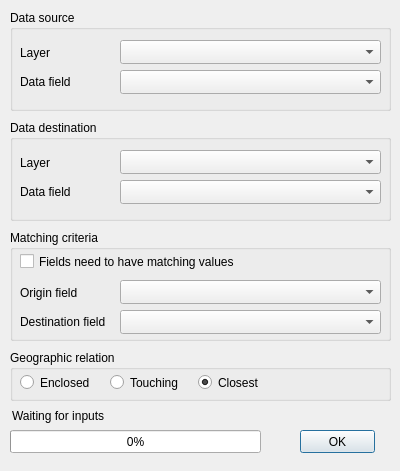
<?xml version="1.0" encoding="UTF-8"?>
<ui version="4.0">
 <class>simple_tag</class>
 <widget class="QDialog" name="simple_tag">
  <property name="geometry">
   <rect>
    <x>0</x>
    <y>0</y>
    <width>400</width>
    <height>471</height>
   </rect>
  </property>
  <property name="font">
   <font>
    <pointsize>9</pointsize>
   </font>
  </property>
  <property name="windowTitle">
   <string>AequilibraE  -  Simple TAG</string>
  </property>
  <widget class="QGroupBox" name="groupBox">
   <property name="geometry">
    <rect>
     <x>10</x>
     <y>10</y>
     <width>381</width>
     <height>101</height>
    </rect>
   </property>
   <property name="title">
    <string>Data source</string>
   </property>
   <widget class="QComboBox" name="fromfield">
    <property name="geometry">
     <rect>
      <x>110</x>
      <y>60</y>
      <width>261</width>
      <height>24</height>
     </rect>
    </property>
   </widget>
   <widget class="QComboBox" name="fromlayer">
    <property name="geometry">
     <rect>
      <x>110</x>
      <y>30</y>
      <width>261</width>
      <height>24</height>
     </rect>
    </property>
   </widget>
   <widget class="QLabel" name="label_2">
    <property name="geometry">
     <rect>
      <x>10</x>
      <y>64</y>
      <width>121</width>
      <height>16</height>
     </rect>
    </property>
    <property name="text">
     <string>Data field</string>
    </property>
   </widget>
   <widget class="QLabel" name="label">
    <property name="geometry">
     <rect>
      <x>10</x>
      <y>35</y>
      <width>121</width>
      <height>16</height>
     </rect>
    </property>
    <property name="text">
     <string>Layer</string>
    </property>
   </widget>
  </widget>
  <widget class="QGroupBox" name="groupBox_2">
   <property name="geometry">
    <rect>
     <x>10</x>
     <y>120</y>
     <width>381</width>
     <height>101</height>
    </rect>
   </property>
   <property name="title">
    <string>Data destination</string>
   </property>
   <widget class="QComboBox" name="tofield">
    <property name="geometry">
     <rect>
      <x>110</x>
      <y>60</y>
      <width>261</width>
      <height>24</height>
     </rect>
    </property>
   </widget>
   <widget class="QComboBox" name="tolayer">
    <property name="geometry">
     <rect>
      <x>110</x>
      <y>30</y>
      <width>261</width>
      <height>24</height>
     </rect>
    </property>
   </widget>
   <widget class="QLabel" name="label_5">
    <property name="geometry">
     <rect>
      <x>10</x>
      <y>64</y>
      <width>121</width>
      <height>16</height>
     </rect>
    </property>
    <property name="text">
     <string>Data field</string>
    </property>
   </widget>
   <widget class="QLabel" name="label_6">
    <property name="geometry">
     <rect>
      <x>10</x>
      <y>35</y>
      <width>121</width>
      <height>16</height>
     </rect>
    </property>
    <property name="text">
     <string>Layer</string>
    </property>
   </widget>
  </widget>
  <widget class="QGroupBox" name="groupBox_3">
   <property name="geometry">
    <rect>
     <x>10</x>
     <y>230</y>
     <width>381</width>
     <height>111</height>
    </rect>
   </property>
   <property name="title">
    <string>Matching criteria</string>
   </property>
   <widget class="QComboBox" name="matchingto">
    <property name="enabled">
     <bool>true</bool>
    </property>
    <property name="geometry">
     <rect>
      <x>110</x>
      <y>80</y>
      <width>261</width>
      <height>24</height>
     </rect>
    </property>
    <property name="maxVisibleItems">
     <number>10</number>
    </property>
   </widget>
   <widget class="QComboBox" name="matchingfrom">
    <property name="geometry">
     <rect>
      <x>110</x>
      <y>50</y>
      <width>261</width>
      <height>24</height>
     </rect>
    </property>
    <property name="maxVisibleItems">
     <number>10</number>
    </property>
   </widget>
   <widget class="QLabel" name="lblmatchto">
    <property name="geometry">
     <rect>
      <x>10</x>
      <y>84</y>
      <width>121</width>
      <height>16</height>
     </rect>
    </property>
    <property name="text">
     <string>Destination field</string>
    </property>
   </widget>
   <widget class="QLabel" name="lblmatchfrom">
    <property name="geometry">
     <rect>
      <x>10</x>
      <y>55</y>
      <width>121</width>
      <height>16</height>
     </rect>
    </property>
    <property name="text">
     <string>Origin field</string>
    </property>
   </widget>
   <widget class="QCheckBox" name="needsmatching">
    <property name="geometry">
     <rect>
      <x>10</x>
      <y>23</y>
      <width>361</width>
      <height>17</height>
     </rect>
    </property>
    <property name="text">
     <string>Fields need to have matching values</string>
    </property>
    <property name="checked">
     <bool>false</bool>
    </property>
   </widget>
  </widget>
  <widget class="QGroupBox" name="groupBox_4">
   <property name="geometry">
    <rect>
     <x>10</x>
     <y>350</y>
     <width>381</width>
     <height>51</height>
    </rect>
   </property>
   <property name="title">
    <string>Geographic relation</string>
   </property>
   <widget class="QRadioButton" name="enclosed">
    <property name="geometry">
     <rect>
      <x>10</x>
      <y>24</y>
      <width>81</width>
      <height>17</height>
     </rect>
    </property>
    <property name="text">
     <string>Enclosed</string>
    </property>
    <property name="checked">
     <bool>false</bool>
    </property>
   </widget>
   <widget class="QRadioButton" name="touching">
    <property name="geometry">
     <rect>
      <x>100</x>
      <y>24</y>
      <width>81</width>
      <height>17</height>
     </rect>
    </property>
    <property name="text">
     <string>Touching</string>
    </property>
   </widget>
   <widget class="QRadioButton" name="closest">
    <property name="geometry">
     <rect>
      <x>188</x>
      <y>24</y>
      <width>161</width>
      <height>17</height>
     </rect>
    </property>
    <property name="text">
     <string>Closest</string>
    </property>
    <property name="checked">
     <bool>true</bool>
    </property>
   </widget>
  </widget>
  <widget class="QProgressBar" name="progressbar">
   <property name="geometry">
    <rect>
     <x>10</x>
     <y>430</y>
     <width>251</width>
     <height>23</height>
    </rect>
   </property>
   <property name="value">
    <number>0</number>
   </property>
  </widget>
  <widget class="QPushButton" name="OK">
   <property name="geometry">
    <rect>
     <x>300</x>
     <y>430</y>
     <width>75</width>
     <height>23</height>
    </rect>
   </property>
   <property name="text">
    <string>OK</string>
   </property>
  </widget>
  <widget class="QLabel" name="lbl_operation">
   <property name="geometry">
    <rect>
     <x>12</x>
     <y>408</y>
     <width>211</width>
     <height>16</height>
    </rect>
   </property>
   <property name="text">
    <string>Waiting for inputs</string>
   </property>
  </widget>
 </widget>
 <resources/>
 <connections/>
</ui>
